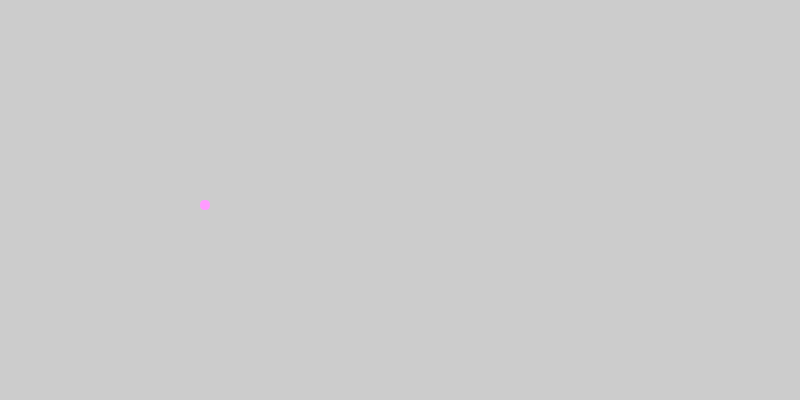
Frame 1 (no input)
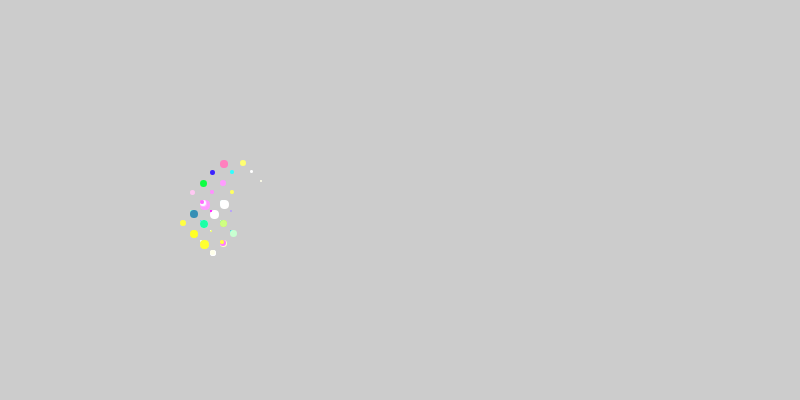
Frame 60 (the mouse pressed at the canvas centre just before this capture)
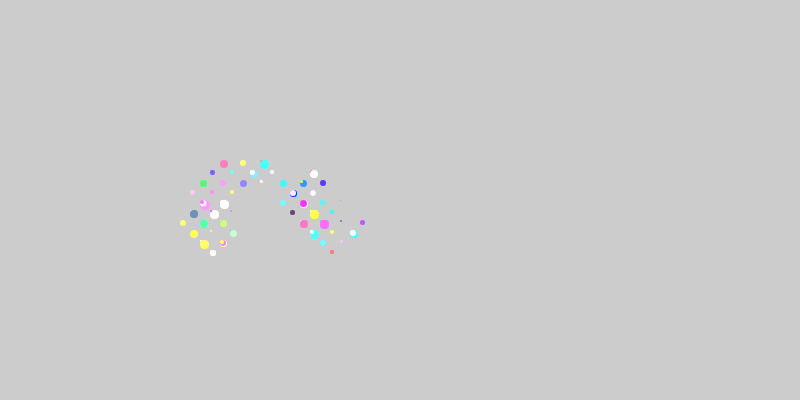
Frame 120 (the mouse held since frame 60 and released just before this capture)

The Processing sketch that drew these frames (run headless with seeded random() and noise(); from frame 60 on, the mouse is pressed at the canvas centre):

// Processing sketch: processing_130508
// ── processing_130508.pde

int x = 200;
int y = 200;
int dice = 0;
int inc = 10;
int curvy = 10;

void setup(){
  size(800,400);
  
}

void draw(){
 
  fill(255,1);
  rect(-1,-1,width+1,height+2);
  noStroke(); 
  fill(random(600),random(600),random(600));
    rect(x,y,curvy,curvy,curvy);
  
  if (x >= 200){
  curvy = int(random(10));
 }
 
  dice = int(random(2));
  if(dice == 0){
      x = x + inc;
  }
  else{
      x = x - inc;
  }
  
  dice = int(random(2));
  if(dice == 0){
      y = y + inc;
  }
  else{
      y = y - inc;
  }

if (x <=0||x >=width){
  x=200;
}
if (y <=0 || y > height){
  y=200;
}
  
}
